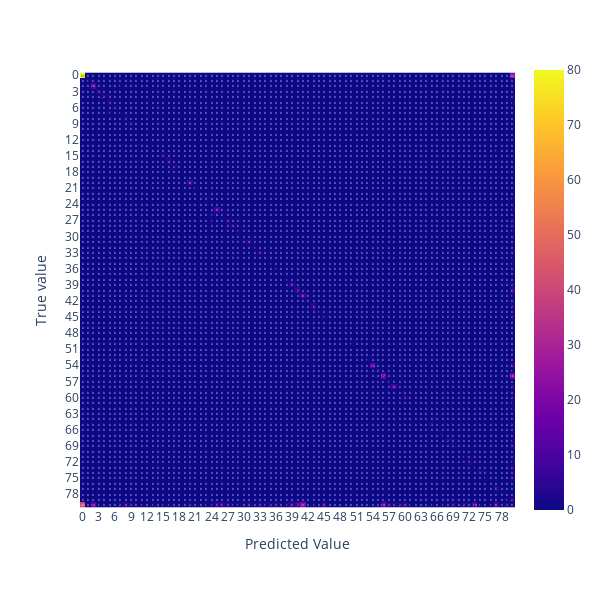

The notebook cell saved with this chart:
### Code cell
check = ConfusionMatrixReport(prediction_formatter=DetectionPredictionFormatter(coco.yolo_wrapper), categories_to_display=100)
check.run(train_ds, yolo)

### Figure 1 — Plotly figure (JSON) as saved in the notebook; plotly's stock layout.template omitted (floating-point values rounded to 4 significant figures; data arrays with more than 128 entries replaced by an {"elided": "..."} marker saying what was removed)
{"data": [{"coloraxis": "coloraxis", "hovertemplate": "x: %{x}<br>y: %{y}<br>color: %{z}<extra></extra>", "name": "0", "texttemplate": "%{z}", "type": "heatmap", "x": [0, 1, 2, 3, 4, 5, 6, 7, 8, 9, 10, 11, 12, 13, 14, 15, 16, 17, 18, 19, 20, 21, 22, 23, 24, 25, 26, 27, 28, 29, 30, 31, 32, 33, 34, 35, 36, 37, 38, 39, 40, 41, 42, 43, 44, 45, 46, 47, 48, 49, 50, 51, 52, 53, 54, 55, 56, 57, 58, 59, 60, 61, 62, 63, 64, 65, 66, 67, 68, 69, 70, 71, 72, 73, 74, 75, 76, 77, 78, 79, "not found"], "xaxis": "x", "y": [0, 1, 2, 3, 4, 5, 6, 7, 8, 9, 10, 11, 12, 13, 14, 15, 16, 17, 18, 19, 20, 21, 22, 23, 24, 25, 26, 27, 28, 29, 30, 31, 32, 33, 34, 35, 36, 37, 38, 39, 40, 41, 42, 43, 44, 45, 46, 47, 48, 49, 50, 51, 52, 53, 54, 55, 56, 57, 58, 59, 60, 61, 62, 63, 64, 65, 66, 67, 68, 69, 70, 71, 72, 73, 74, 75, 76, 77, 78, 79, "not found"], "yaxis": "y", "z": {"elided": "81x81 int values"}}], "layout": {"coloraxis": {"colorscale": [[0, "#0d0887"], [0.1111, "#46039f"], [0.2222, "#7201a8"], [0.3333, "#9c179e"], [0.4444, "#bd3786"], [0.5556, "#d8576b"], [0.6667, "#ed7953"], [0.7778, "#fb9f3a"], [0.8889, "#fdca26"], [1, "#f0f921"]]}, "height": 600, "margin": {"t": 60}, "width": 600, "xaxis": {"anchor": "y", "constrain": "domain", "domain": [0, 1], "scaleanchor": "y", "title": {"text": "Predicted Value"}, "type": "category"}, "yaxis": {"anchor": "x", "autorange": "reversed", "constrain": "domain", "domain": [0, 1], "title": {"text": "True value"}, "type": "category"}}}
